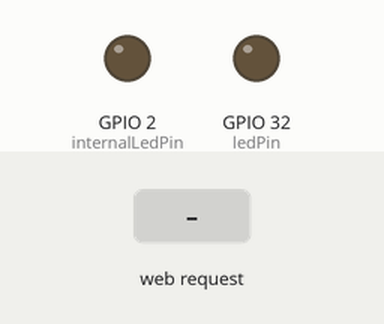
This sketch was run on a simulated ESP32. Shown: output pins drawn as LEDs (lit = HIGH). The test bench sets the inputs (shaded band). WiFi joins after 1.5 s; servers stay silent unless stated; what the sketch prints to the serial monitor is not drawn.

Above: at 2.7 s.
2.8 s: HTTP request GET /H received
At 4.0 s:
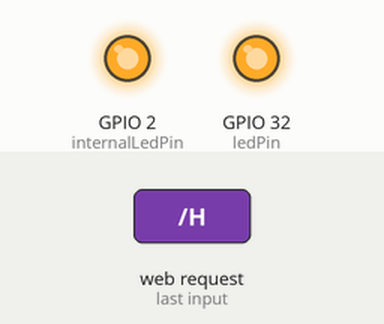
4.3 s: HTTP request GET /L received
At 5.3 s:
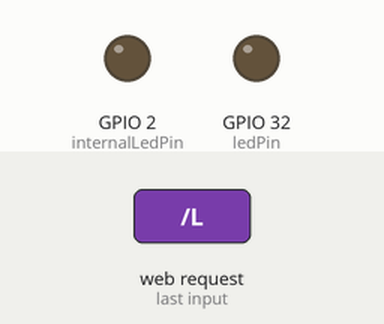
Timing chart, 0 to 7.3 s (numbered marks = the images above; inputs shaded):
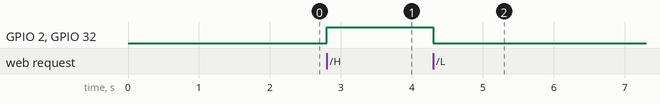

The sketch:

esp32_led_button_wifi.ino
```cpp
// Works! Red LED was dead, and need low reistor (230-450 ohms?)
// Resources:
// https://techexplorations.com/guides/esp32/begin/digitalout/
// https://esp32io.com/tutorials/esp32-button
// File>Examples>WiFi>SimpleWifiServer


#include <WiFi.h>

int ledPin = 32;  //34 and 35 are read-only
int internalLedPin = 2;
int buttonPin = 33;

// Wifi network username and password
const char* ssid     = "Claremont-ETC";
const char* password = "Cl@remontI0T";

WiFiServer server(80);

// int lastState = LOW; // the previous state from the input pin
// int currentState;     // the current reading from the input pin

void setup() {
  // Declare LED and button pins
  Serial.begin(115200);
  Serial.flush();
  pinMode(internalLedPin, OUTPUT);
  pinMode(ledPin, OUTPUT);
  pinMode(buttonPin, INPUT_PULLUP);
  Serial.println("on");
  delay(10);

  // Wifi stuff
  Serial.println();
  Serial.println();
  Serial.print("Connecting to ");
  Serial.println(ssid);

  WiFi.begin(ssid, password);


  Serial.println("");
  Serial.println("");
  Serial.println("Press the EN button to get the IP address.");
  Serial.println("");
  Serial.println("");


  while (WiFi.status() != WL_CONNECTED) {
    delay(500);
    Serial.print(".");
  }

  Serial.println("");
  Serial.println("WiFi connected.");
  Serial.println("IP address: ");
  Serial.println(WiFi.localIP());

  server.begin();

}

void loop() {

  WiFiClient client = server.available();     // listen for incoming clients

  if (client) {                               // if you get a client,
    Serial.println("New Client.");            // print a message out the serial port
    String currentLine = "";                  // make a String to hold incoming data from the client
    while (client.connected()) {              // loop while the client's connected
      if (client.available()) {               // if there's bytes to read from the client,
        char c = client.read();               // read a byte, then
        Serial.write(c);                      // print it out in the serial monitor
        if (c == '\n') {                      // if the byte is a newline character

          // if the current line is blank, you got two newline cahracters in a row. *** don't understand
          // that's the end of the client HTTP request, so send a response:
          if (currentLine.length() == 0) {
            // HTTP headers always start with the a response code (e.g. HTTP/1.1 200 OK)
            // and a content-type so the client knows what's coming, then a blank line:
            client.println("HTTP/1.1 200 OK");
            client.println("Content-type:text/html");
            client.println();

            // the content of the HTTP response follows the header:
            client.print("Click <a href=\"/H\">this button</a> to turn ON the LEDs.<br>");
            client.print("Click <a href=\"/L\">THIS button</a> to turn OFF the LEDs.<br>");

            // The HTTP response ends with another blank line:
            client.println();
            //break out of the while loop:
            break;
          }
          else {    // if you got a newline, then clear currentLine
            currentLine = "";
          }
        }
        else if (c != '\r') {   // if you got anything else but a carriage return character,
          currentLine += c;     // add it to the end of the currentLine
        }

        // Check to see if the client request was "GET /H" or "GET /L":
        if (currentLine.endsWith("GET /H")) {
          digitalWrite(internalLedPin, HIGH);
          digitalWrite(ledPin, HIGH);
        }
        if (currentLine.endsWith("GET /L")) {
          digitalWrite(internalLedPin, LOW);
          digitalWrite(ledPin, LOW);
        }
      }
    }
    // close the connection:
    client.stop();
    Serial.print("Client Disconnected.");
    }


  // put your main code here, to run repeatedly:
  // int buttonState = digitalRead(buttonPin);
  // Serial.println(buttonState);


  // if(buttonState == 1) {
  //   digitalWrite(ledPin, HIGH);
  //   digitalWrite(internalLedPin, LOW);
  // }
  // else if (buttonState == 0) {
  //   digitalWrite(ledPin, LOW);
  //   digitalWrite(internalLedPin, HIGH);
  // }
  // else {
  //   Serial.println(45);
  // }
  // delay(100);

}
```

Measured:
- after the input at 2.8 s, GPIO 2 (internalLedPin), GPIO 32 (ledPin): LOW → HIGH at once
- after the input at 4.3 s, GPIO 2 (internalLedPin), GPIO 32 (ledPin): HIGH → LOW at once
